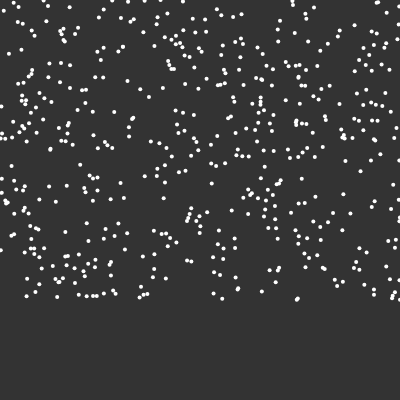
Frame 1 (no input)
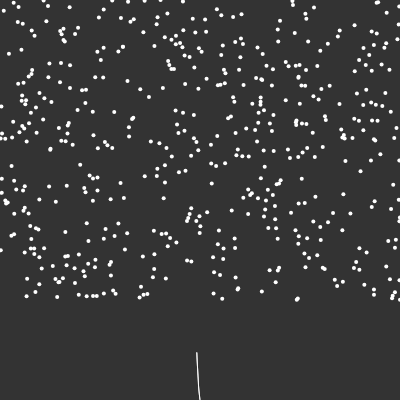
Frame 60 (no input)
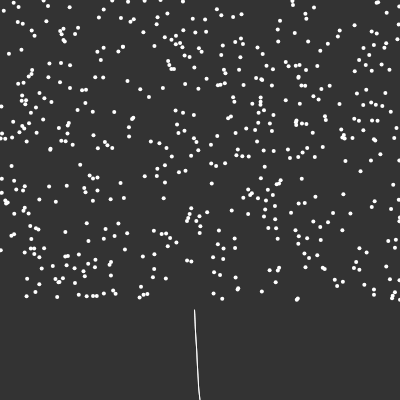
Frame 120 (the mouse pressed at the canvas centre since frame 60)

The p5.js sketch that drew these frames (run headless with seeded random() and noise() and a simulated clock; from frame 60 on, the mouse is pressed at the canvas centre):

// p5.js sketch
// ── sketch.js
var tree;
var maxD = 200;
var minD = 10;


function setup()
{
  createCanvas(400, 400);
  tree = new Tree();
}

function draw()
{
  background(51);
  tree.show();
  tree.grow();
}

// ── branch.js
function Branch(parrent, pos, d)
{
  this.pos = pos;
  this.parrent = parrent;
  this.d = d;
  this.count = 0;
  this.origD = this.d.copy();
  this.len = 5;
}

Branch.prototype.next = function()
{
    //this.d.normalize();
    //var nextDir = p5.Vector.mult(this.d, this.len);
    var nextPos = p5.Vector.add(this.pos, this.d);
    return new Branch(this, nextPos, this.d.copy());
};

Branch.prototype.show = function()
{
    if(this.parrent != null)
    {
      stroke(255);
      line(this.pos.x, this.pos.y, this.parrent.pos.x, this.parrent.pos.y);
    }
};

Branch.prototype.reset = function()
{
  this.d = this.origD.copy();
  this.count = 0;
};

// ── leaf.js
function Leaf()
{
  this.pos = createVector(random(width), random(height - 100));
  this.reached = false;
}

Leaf.prototype.show = function()
{
  fill(255);
  noStroke();
  ellipse(this.pos.x, this.pos.y, 4, 4);
};

// ── tree.js
function Tree()
{
  this.leaves = [];
  this.branches = [];

  for(var i = 0; i < 500; i++)
  {
    this.leaves.push(new Leaf());
  }

  var pos = createVector(width / 2, height);
  var d = createVector(0, -1);
  var root = new Branch(null, pos, d);
  this.branches.push(root);
  var found = false;
  var current = root;

  while(!found)
  {
    for(var i of this.leaves)
    {
      var dist = p5.Vector.dist(current.pos, i.pos);
      if(dist < maxD)
      {
        found = true
      }
    }

    if(!found)
    {
      var branch = current.next();
      current = branch;

      this.branches.push(current);
    }
  }
}

Tree.prototype.show = function()
{
  for(var i of this.leaves)
  {
    i.show();
  }

  for(var j of this.branches)
  {
    j.show();
  }
}

Tree.prototype.grow = function()
{
    for(var i of this.leaves)
    {
      var closestBranch = null;
      var record = 100000;
      for(var j of this.branches)
      {
        var d = p5.Vector.dist(i.pos, j.pos);
        if(d < minD)
        {
          i.reached = true;
          closestBranch = null;
          break;
        }
        else if(d > maxD)
        {
          continue;
        }
        else if(closestBranch == null || d < record)
        {
          closestBranch = j;
          record = d;
        }
      }
      if(closestBranch != null)
      {
        var newDir = p5.Vector.sub(i.pos, closestBranch.pos);
        newDir.normalize();
        closestBranch.d.add(newDir);
        closestBranch.count++;
      }
    }

    for(var i = this.leaves.length -1; i >= 0; i--)
    {
      if(this.leaves[i].reached)
      {
        this.leaves.splice(i, 1);
      }
    }

    for(var i = this.branches.length-1; i >= 0; i--)
    {
      var branch = this.branches[i];
      if(branch.count > 0)
      {
        branch.d.div(branch.count+1);
        this.branches.push(branch.next());
      }
      branch.reset();
    }
};
